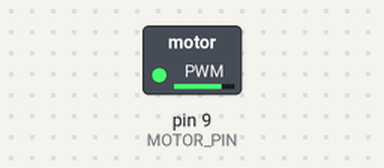
Simulated run of this sketch. Board: Arduino Uno, built with avr-gcc and run on an emulated ATmega328P. Shown: switched loads named in the sketch (green lamp = pin HIGH). What the sketch prints to the serial monitor is not drawn.

Above: at 0.05 s.
At 2.5 s:
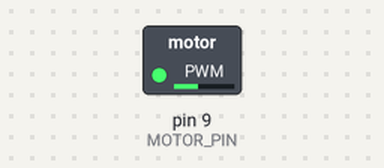
At 5.0 s:
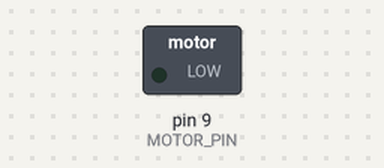
Timing chart, 0 to 6.5 s (numbered marks = the images above):
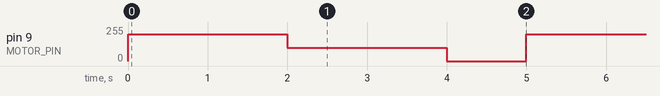

Measured:
- by itself, pin 9 (MOTOR_PIN): repeats every 5.0 s: 100/255 2.0 s, 0/255 1.0 s, 200/255 2.0 s

The sketch:

arduino.ino
```cpp
// Micro 716 DC motor — drive with transistor/MOSFET or H-bridge, not raw GPIO for stall
#define MOTOR_PIN 9  // PWM via transistor

void setup() {
  Serial.begin(9600);
  pinMode(MOTOR_PIN, OUTPUT);
  Serial.println("Micro DC Motor Ready");
}

void loop() {
  analogWrite(MOTOR_PIN, 200);
  delay(2000);

  analogWrite(MOTOR_PIN, 100);
  delay(2000);

  analogWrite(MOTOR_PIN, 0);
  delay(1000);
}
```
